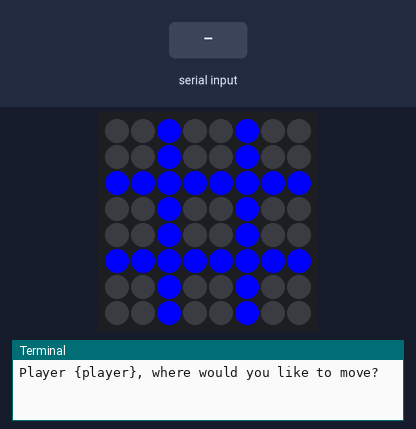
The program below on a simulated Raspberry Pi (BCM pin numbers) with a Sense HAT. Shown: the Sense HAT's 8×8 RGB LED matrix, the last lines printed to the terminal. Inputs (shaded band) come from the test bench. The 64×8 strip is a reading aid, not a part: it shows the text the matrix is scrolling, unrolled, one strip-width of it at a time. At 19.6 s the program stops and its outputs stay as they are.

Above: at 1.2 s.
1.3 s: "top left" typed at the terminal, then Enter
At 2.5 s:
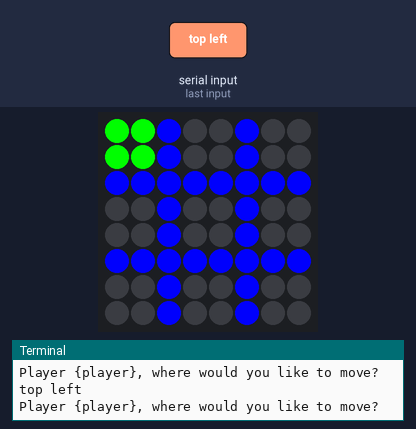
2.8 s: "top middle" typed at the terminal, then Enter
At 3.8 s:
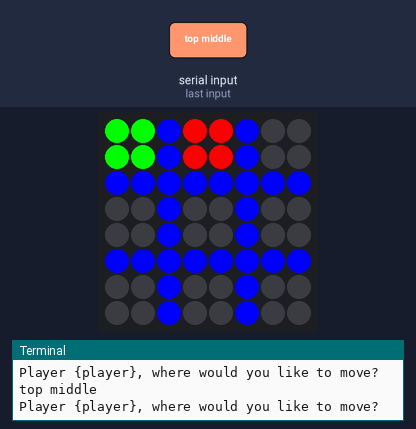
4.3 s: "top right" typed at the terminal, then Enter
At 4.9 s:
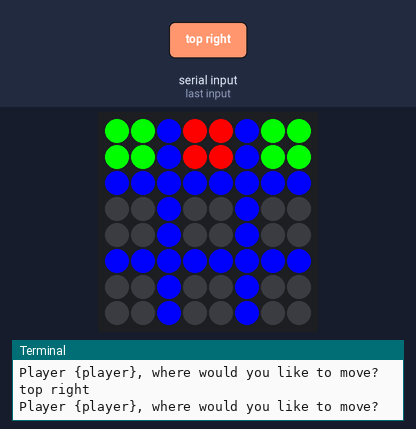
5.8 s: "middle left" typed at the terminal, then Enter
At 6.1 s:
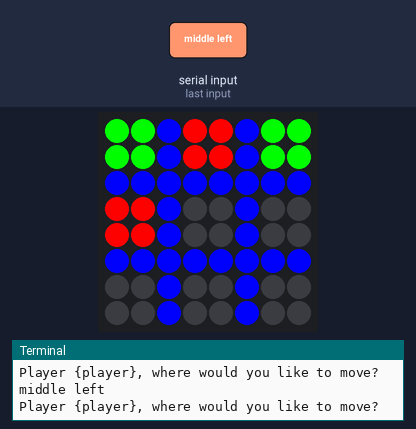
7.3 s: "top middle" typed at the terminal, then Enter
At 20.7 s:
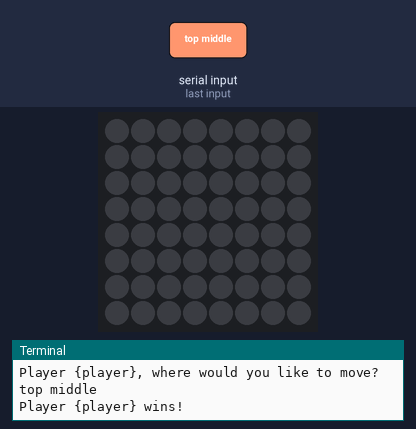

The program:

lola.py
```python
from sense_hat import SenseHat

sense = SenseHat()

# Colours
C = (0, 0, 255)   # Grid lines
G = (0, 255, 0)   # Player 1
R = (255, 0, 0)   # Player 2
B = (0, 0, 0)     # Blank

# Initial board with grid lines
board = [
  B, B, C, B, B, C, B, B,
  B, B, C, B, B, C, B, B,
  C, C, C, C, C, C, C, C,
  B, B, C, B, B, C, B, B,
  B, B, C, B, B, C, B, B,
  C, C, C, C, C, C, C, C,
  B, B, C, B, B, C, B, B,
  B, B, C, B, B, C, B, B,
]
sense.set_pixels(board)

# Win check function
def check_win(colour):
    win_combos = [
        # Rows
        [0, 1, 3, 4, 6, 7],
        [24, 25, 27, 28, 30, 31],
        [48, 49, 51, 52, 54, 55],
        # Columns
        [0, 1, 24, 25, 48, 49],
        [3, 4, 27, 28, 51, 52],
        [6, 7, 30, 31, 54, 55],
        # Diagonals
        [0, 1, 27, 28, 54, 55],
        [6, 7, 27, 28, 48, 49],
    ]
    for combo in win_combos:
        if all(board[i] == colour for i in combo):
            return True
    return False

# Game loop
turn = 0
while turn < 9:
    if turn % 2 == 0:
      player = 1
    else:
      player = 2
    if player == 1:
      colour = G
    else:
      colour = R
    print("Player {player}, where would you like to move?")
    move = input().lower()
    if move == "top left":
        board[0] = colour
        board[1] = colour
        board[8] = colour
        board[9] = colour

    elif move == "top middle":
        board[3] = colour
        board[4] = colour
        board[11] = colour
        board[12] = colour

    elif move == "top right":
        board[6] = colour
        board[7] = colour
        board[14] = colour
        board[15] = colour

    elif move == "middle left":
        board[24] = colour
        board[25] = colour
        board[32] = colour
        board[33] = colour

    elif move == "center" or move == "middle":
        board[27] = colour
        board[28] = colour
        board[35] = colour
        board[36] = colour

    elif move == "middle right":
        board[30] = colour
        board[31] = colour
        board[38] = colour
        board[39] = colour

    elif move == "bottom left":
        board[48] = colour
        board[49] = colour
        board[56] = colour
        board[57] = colour

    elif move == "bottom middle":
        board[51] = colour
        board[52] = colour
        board[59] = colour
        board[60] = colour

    elif move == "bottom right":
        board[54] = colour
        board[55] = colour
        board[62] = colour
        board[63] = colour

    else:
        print("Invalid move, try again.")
        continue
    sense.set_pixels(board)
    if check_win(colour):
        print("Player {player} wins!")
        sense.show_message("Player {player} wins!", text_colour=colour)
        break
    turn += 1
if turn == 9:
    print("It's a draw!")
    sense.show_message("Draw!", text_colour=(255, 255, 0))
```

Measured:
- after the input at 1.3 s, the LEDs: change at once (image 1)
- after the input at 2.8 s, the LEDs: change at once (image 2)
- after the input at 4.3 s, the LEDs: change at once (image 3)
- after the input at 5.8 s, the LEDs: change at once (image 4)
- after the input at 7.3 s, the LEDs: first change at once (image 5 shows a later state)
